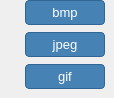
      <widget class="QWidget" name="tab_4">
       <attribute name="title">
        <string>Tab 2</string>
       </attribute>
       <widget class="QPushButton" name="pushButton_bmp">
        <property name="geometry">
         <rect>
          <x>25</x>
          <y>0</y>
          <width>80</width>
          <height>25</height>
         </rect>
        </property>
        <property name="font">
         <font>
          <pointsize>10</pointsize>
         </font>
        </property>
        <property name="styleSheet">
         <string notr="true">/* Стиль для обычного состояния кнопок */
QPushButton {
  background-color: rgb(70, 130, 180); /* Темно-голубой фон кнопки */
  color: rgb(255, 255, 255); /* Белый текст на кнопке */
  border-radius: 4px; /* Закругленные углы */
  border: 1px solid rgb(50, 100, 150); /* Граница кнопки для выделения */
}

/* Стиль для кнопок при наведении курсора */
QPushButton:hover {
  background-color: rgb(50, 100, 150); /* Более темный голубой фон при наведении */
  color: rgb(255, 255, 255); /* Белый текст на кнопке */
  border-radius: 4px; /* Закругленные углы */
  border: 1px solid rgb(30, 70, 100); /* Более темная граница кнопки */
}

/* Стиль для кнопок при нажатии */
QPushButton:pressed {
  background-color: rgb(30, 70, 100); /* Еще более темный фон при нажатии */
  color: rgb(255, 255, 255); /* Белый текст на кнопке */
  border-radius: 4px; /* Закругленные углы */
  border: 1px solid rgb(20, 50, 70); /* Самая темная граница кнопки */
}</string>
        </property>
        <property name="text">
         <string>bmp</string>
        </property>
        <attribute name="buttonGroup">
         <string notr="true">buttonGroupImg</string>
        </attribute>
       </widget>
       <widget class="QPushButton" name="pushButton_jpeg">
        <property name="geometry">
         <rect>
          <x>25</x>
          <y>32</y>
          <width>80</width>
          <height>25</height>
         </rect>
        </property>
        <property name="font">
         <font>
          <pointsize>10</pointsize>
         </font>
        </property>
        <property name="styleSheet">
         <string notr="true">/* Стиль для обычного состояния кнопок */
QPushButton {
  background-color: rgb(70, 130, 180); /* Темно-голубой фон кнопки */
  color: rgb(255, 255, 255); /* Белый текст на кнопке */
  border-radius: 4px; /* Закругленные углы */
  border: 1px solid rgb(50, 100, 150); /* Граница кнопки для выделения */
}

/* Стиль для кнопок при наведении курсора */
QPushButton:hover {
  background-color: rgb(50, 100, 150); /* Более темный голубой фон при наведении */
  color: rgb(255, 255, 255); /* Белый текст на кнопке */
  border-radius: 4px; /* Закругленные углы */
  border: 1px solid rgb(30, 70, 100); /* Более темная граница кнопки */
}

/* Стиль для кнопок при нажатии */
QPushButton:pressed {
  background-color: rgb(30, 70, 100); /* Еще более темный фон при нажатии */
  color: rgb(255, 255, 255); /* Белый текст на кнопке */
  border-radius: 4px; /* Закругленные углы */
  border: 1px solid rgb(20, 50, 70); /* Самая темная граница кнопки */
}</string>
        </property>
        <property name="text">
         <string>jpeg</string>
        </property>
        <attribute name="buttonGroup">
         <string notr="true">buttonGroupImg</string>
        </attribute>
       </widget>
       <widget class="QPushButton" name="pushButton_gif">
        <property name="geometry">
         <rect>
          <x>25</x>
          <y>64</y>
          <width>80</width>
          <height>25</height>
         </rect>
        </property>
        <property name="font">
         <font>
          <pointsize>10</pointsize>
         </font>
        </property>
        <property name="styleSheet">
         <string notr="true">/* Стиль для обычного состояния кнопок */
QPushButton {
  background-color: rgb(70, 130, 180); /* Темно-голубой фон кнопки */
  color: rgb(255, 255, 255); /* Белый текст на кнопке */
  border-radius: 4px; /* Закругленные углы */
  border: 1px solid rgb(50, 100, 150); /* Граница кнопки для выделения */
}

/* Стиль для кнопок при наведении курсора */
QPushButton:hover {
  background-color: rgb(50, 100, 150); /* Более темный голубой фон при наведении */
  color: rgb(255, 255, 255); /* Белый текст на кнопке */
  border-radius: 4px; /* Закругленные углы */
  border: 1px solid rgb(30, 70, 100); /* Более темная граница кнопки */
}

/* Стиль для кнопок при нажатии */
QPushButton:pressed {
  background-color: rgb(30, 70, 100); /* Еще более темный фон при нажатии */
  color: rgb(255, 255, 255); /* Белый текст на кнопке */
  border-radius: 4px; /* Закругленные углы */
  border: 1px solid rgb(20, 50, 70); /* Самая темная граница кнопки */
}</string>
        </property>
        <property name="text">
         <string>gif</string>
        </property>
        <attribute name="buttonGroup">
         <string notr="true">buttonGroupImg</string>
        </attribute>
       </widget>
      </widget>
